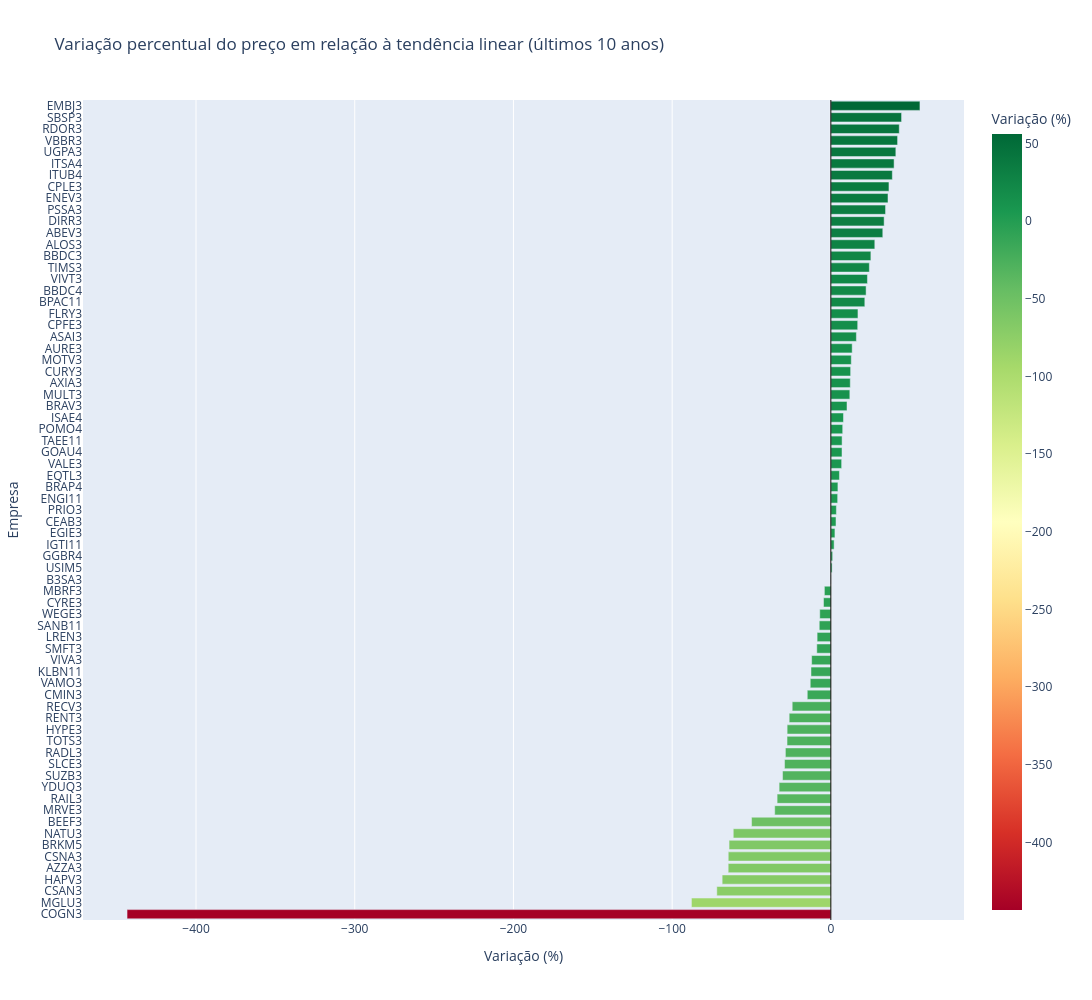

Notebook cell for this chart:
### Code cell
plot_df = (
    df[["Código", "residuo_reg_lin"]]
    .dropna()
    .sort_values("residuo_reg_lin")
)

fig = px.bar(
    plot_df,
    x="residuo_reg_lin",
    y="Código",
    orientation="h",
    color="residuo_reg_lin",
    color_continuous_scale="RdYlGn",
    labels={"residuo_reg_lin": "Variação (%)", "Código": "Empresa"},
    title="Variação percentual do preço em relação à tendência linear (últimos 10 anos)"
)

fig.add_vline(x=0, line_width=1, line_color="black")
fig.update_layout(height=1000, width=1200, yaxis={"categoryorder": "total ascending"})
fig.update_yaxes(tickmode="array", tickvals=plot_df["Código"], ticktext=plot_df["Código"])
fig.show()

### Figure 1 — Plotly figure (JSON) as saved in the notebook; plotly's stock layout.template omitted (floating-point values rounded to 4 significant figures)
{"data": [{"hovertemplate": "Variação (%)=%{marker.color}<br>Empresa=%{y}<extra></extra>", "legendgroup": "", "marker": {"color": [-443.5, -87.86, -71.87, -68.5, -64.71, -64.66, -64.15, -61.49, -49.99, -35.38, -33.86, -32.61, -30.44, -29.18, -28.65, -27.62, -27.55, -26.27, -24.36, -14.87, -13.0, -12.53, -12.12, -8.863, -8.662, -7.328, -7.003, -4.63, -4.088, -0.04988, 0.7857, 1.136, 2.044, 2.558, 3.225, 3.475, 4.274, 4.441, 5.397, 6.787, 7.006, 7.069, 7.452, 7.941, 10.17, 11.95, 12.23, 12.46, 12.86, 13.43, 16.08, 16.9, 17.07, 21.39, 22.2, 23.04, 24.24, 25.21, 27.68, 32.71, 33.56, 34.45, 35.99, 36.6, 38.72, 39.84, 40.93, 42.03, 43.09, 44.55, 56.13], "coloraxis": "coloraxis", "pattern": {"shape": ""}}, "name": "", "orientation": "h", "showlegend": false, "textposition": "auto", "type": "bar", "x": [-443.5, -87.86, -71.87, -68.5, -64.71, -64.66, -64.15, -61.49, -49.99, -35.38, -33.86, -32.61, -30.44, -29.18, -28.65, -27.62, -27.55, -26.27, -24.36, -14.87, -13.0, -12.53, -12.12, -8.863, -8.662, -7.328, -7.003, -4.63, -4.088, -0.04988, 0.7857, 1.136, 2.044, 2.558, 3.225, 3.475, 4.274, 4.441, 5.397, 6.787, 7.006, 7.069, 7.452, 7.941, 10.17, 11.95, 12.23, 12.46, 12.86, 13.43, 16.08, 16.9, 17.07, 21.39, 22.2, 23.04, 24.24, 25.21, 27.68, 32.71, 33.56, 34.45, 35.99, 36.6, 38.72, 39.84, 40.93, 42.03, 43.09, 44.55, 56.13], "xaxis": "x", "y": ["COGN3", "MGLU3", "CSAN3", "HAPV3", "AZZA3", "CSNA3", "BRKM5", "NATU3", "BEEF3", "MRVE3", "RAIL3", "YDUQ3", "SUZB3", "SLCE3", "RADL3", "TOTS3", "HYPE3", "RENT3", "RECV3", "CMIN3", "VAMO3", "KLBN11", "VIVA3", "SMFT3", "LREN3", "SANB11", "WEGE3", "CYRE3", "MBRF3", "B3SA3", "USIM5", "GGBR4", "IGTI11", "EGIE3", "CEAB3", "PRIO3", "ENGI11", "BRAP4", "EQTL3", "VALE3", "GOAU4", "TAEE11", "POMO4", "ISAE4", "BRAV3", "MULT3", "AXIA3", "CURY3", "MOTV3", "AURE3", "ASAI3", "CPFE3", "FLRY3", "BPAC11", "BBDC4", "VIVT3", "TIMS3", "BBDC3", "ALOS3", "ABEV3", "DIRR3", "PSSA3", "ENEV3", "CPLE3", "ITUB4", "ITSA4", "UGPA3", "VBBR3", "RDOR3", "SBSP3", "EMBJ3"], "yaxis": "y"}], "layout": {"barmode": "relative", "coloraxis": {"autocolorscale": false, "colorbar": {"title": {"text": "Variação (%)"}}, "colorscale": [[0, "rgb(165,0,38)"], [0.1, "rgb(215,48,39)"], [0.2, "rgb(244,109,67)"], [0.3, "rgb(253,174,97)"], [0.4, "rgb(254,224,139)"], [0.5, "rgb(255,255,191)"], [0.6, "rgb(217,239,139)"], [0.7, "rgb(166,217,106)"], [0.8, "rgb(102,189,99)"], [0.9, "rgb(26,152,80)"], [1, "rgb(0,104,55)"]]}, "height": 1000, "legend": {"tracegroupgap": 0}, "shapes": [{"line": {"color": "black", "width": 1}, "type": "line", "x0": 0, "x1": 0, "xref": "x", "y0": 0, "y1": 1, "yref": "y domain"}], "title": {"text": "Variação percentual do preço em relação à tendência linear (últimos 10 anos)"}, "width": 1200, "xaxis": {"anchor": "y", "domain": [0, 1], "title": {"text": "Variação (%)"}}, "yaxis": {"anchor": "x", "categoryorder": "total ascending", "domain": [0, 1], "tickmode": "array", "ticktext": ["COGN3", "MGLU3", "CSAN3", "HAPV3", "AZZA3", "CSNA3", "BRKM5", "NATU3", "BEEF3", "MRVE3", "RAIL3", "YDUQ3", "SUZB3", "SLCE3", "RADL3", "TOTS3", "HYPE3", "RENT3", "RECV3", "CMIN3", "VAMO3", "KLBN11", "VIVA3", "SMFT3", "LREN3", "SANB11", "WEGE3", "CYRE3", "MBRF3", "B3SA3", "USIM5", "GGBR4", "IGTI11", "EGIE3", "CEAB3", "PRIO3", "ENGI11", "BRAP4", "EQTL3", "VALE3", "GOAU4", "TAEE11", "POMO4", "ISAE4", "BRAV3", "MULT3", "AXIA3", "CURY3", "MOTV3", "AURE3", "ASAI3", "CPFE3", "FLRY3", "BPAC11", "BBDC4", "VIVT3", "TIMS3", "BBDC3", "ALOS3", "ABEV3", "DIRR3", "PSSA3", "ENEV3", "CPLE3", "ITUB4", "ITSA4", "UGPA3", "VBBR3", "RDOR3", "SBSP3", "EMBJ3"], "tickvals": ["COGN3", "MGLU3", "CSAN3", "HAPV3", "AZZA3", "CSNA3", "BRKM5", "NATU3", "BEEF3", "MRVE3", "RAIL3", "YDUQ3", "SUZB3", "SLCE3", "RADL3", "TOTS3", "HYPE3", "RENT3", "RECV3", "CMIN3", "VAMO3", "KLBN11", "VIVA3", "SMFT3", "LREN3", "SANB11", "WEGE3", "CYRE3", "MBRF3", "B3SA3", "USIM5", "GGBR4", "IGTI11", "EGIE3", "CEAB3", "PRIO3", "ENGI11", "BRAP4", "EQTL3", "VALE3", "GOAU4", "TAEE11", "POMO4", "ISAE4", "BRAV3", "MULT3", "AXIA3", "CURY3", "MOTV3", "AURE3", "ASAI3", "CPFE3", "FLRY3", "BPAC11", "BBDC4", "VIVT3", "TIMS3", "BBDC3", "ALOS3", "ABEV3", "DIRR3", "PSSA3", "ENEV3", "CPLE3", "ITUB4", "ITSA4", "UGPA3", "VBBR3", "RDOR3", "SBSP3", "EMBJ3"], "title": {"text": "Empresa"}}}}
